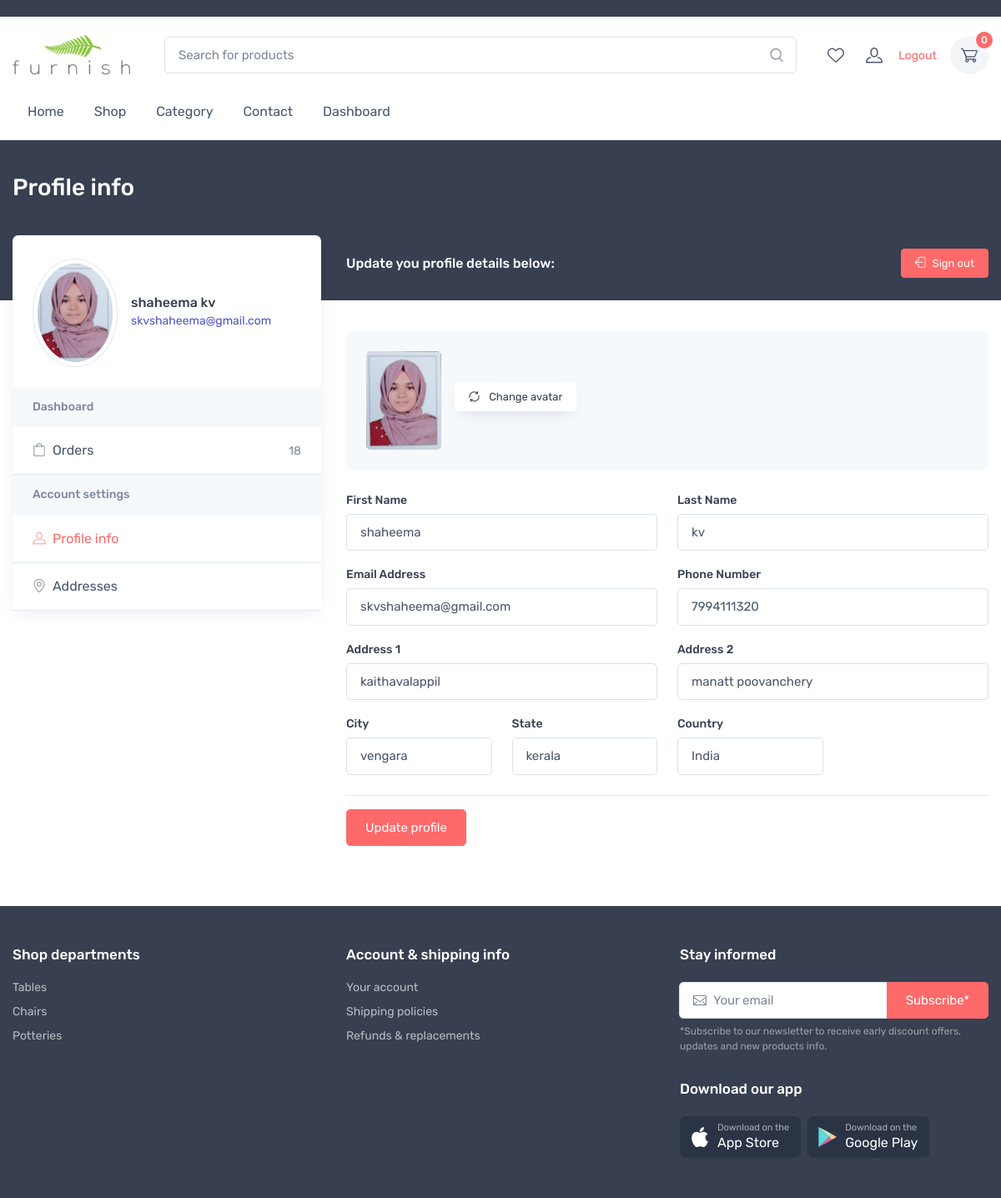
Page /account_profile/ (signed in) on the committed database.
### accounts/models.py (models this page shows, shortened)
class UserProfile(models.Model):
    user = models.OneToOneField(User, on_delete=models.CASCADE)
    address_line_1 = models.CharField(blank = True, max_length = 100)
    address_line_2 = models.CharField(blank = True, max_length = 100)
    profile_picture = models.ImageField(blank = True, upload_to='userprofile' )
    email = models.CharField(blank = True, max_length=100)
    phone = models.CharField(max_length=10,null=True,blank = True)
    city = models.CharField(blank = True, max_length = 20)
    state = models.CharField(blank = True, max_length = 20)
    country = models.CharField(blank = True, max_length = 20)

### accounts/views.py (the view)
# urls.py: path('account_profile/',views.account_profile,name='account_profile'),
@login_required(login_url='signin')
def account_profile(request):
    orders = Order.objects.order_by('created_at').filter(user_id=request.user.id, is_ordered=True)
    orders_count = orders.count()
    try:
        userprofile = UserProfile.objects.get(user_id=request.user.id)
    except UserProfile.DoesNotExist:
        userprofile = None
    if request.method == 'POST':
        user_form = UserForm(request.POST, instance=request.user)
        profile_form = UserProfileForm(request.POST, request.FILES, instance=userprofile)
        if user_form.is_valid() and profile_form.is_valid():
            user_form.save()
            profile = profile_form.save(commit=False)
            profile.user = request.user  # Set the user field to the current user
            profile.save()
            messages.success(request, "Your profile has been updated")
            return redirect('account_profile')
    else:
        user_form = UserForm(instance=request.user)
        profile_form = UserProfileForm(instance=userprofile, initial={'user': request.user})
    try:
        profile_picture_url = userprofile.profile_picture.url  # Get the URL to the saved image
    except:
        profile_picture_url = None
    context = {
        'orders_count': orders_count,
        'user_form': user_form,
        'profile_form': profile_form,
        'profile_picture_url': profile_picture_url,  # Pass the URL to the template
    }
    return render(request, 'user_profile/account-profile.html', context)

### accounts/forms.py
class UserForm(forms.ModelForm):
    class Meta:
        model = User
        fields = ('first_name', 'last_name')
        widgets = {
            'first_name': forms.TextInput(attrs={'class': 'form-control','required':False}),
            'last_name': forms.TextInput(attrs={'class': 'form-control','required':False}),
        }

class UserProfileForm(forms.ModelForm):
    profile_picture = forms.ImageField(required=False,  error_messages={'invalid':("Image files only")}, widget=forms.FileInput(attrs={ 'hidden': True ,'id': 'upload'}))
    class Meta:
        model = UserProfile
        fields = ("address_line_1","address_line_2","email","phone","city","state","country","profile_picture" )
        widgets = {
            'address_line_1': forms.TextInput(attrs={'class': 'form-control', 'required':False }),
            'address_line_2': forms.TextInput(attrs={'class': 'form-control','required':False}),
            'phone': forms.TextInput(attrs={'class': 'form-control','required':False}),
            'city': forms.TextInput(attrs={'class': 'form-control','required':False}),
            'state': forms.TextInput(attrs={'class': 'form-control','required':False}),
            'country': forms.TextInput(attrs={'class': 'form-control','required':False}),
            'profile_picture': forms.FileInput(attrs={'class': 'form-control',}),
            'email': forms.TextInput(attrs={'class': 'form-control','required':False}),
        }

### cart/context_processors.py (called while the page is built)
def counter(request):
    cart_count = 0
    if 'admin' in request.path:
        return {}
    else:
        try:
            cart = Cart.objects.filter(cart_id=_cart_id(request))
            if request.user.is_authenticated:
                cart_items = CartItem.objects.all().filter(user=request.user)
            else:
                cart_items = CartItem.objects.all().filter(cart=cart[:1])
            for cart_item in cart_items:
                cart_count += cart_item.quantity
        except Cart.DoesNotExist:
            cart_count = 0
    return dict(cart_count=cart_count)

### cart/views.py (called while the page is built)
def _cart_id(request):
    cart = request.session.session_key
    if not cart:
        cart = request.session.create()
    return cart

### category/context_processors.py (called while the page is built)
def menu_links(request):
    links = Categorie.objects.all()
    return dict(links=links)

### templates/user_profile/account-profile.html (shortened to what this page needs)
{% extends 'base.html' %}
{% load static %}
{% block content %}
      <div class="page-title-overlap bg-dark pt-4">
        <div class="container d-lg-flex justify-content-between py-2 py-lg-3">
          <div class="order-lg-1 pe-lg-4 text-center text-lg-start">
            <h1 class="h3 text-light mb-0">Profile info</h1>
          </div>
        </div>
      </div>
      <div class="container pb-5 mb-2 mb-md-4">
        <div class="row">
          {% include 'user_profile/account-sidebar.html' %}
          <section class="col-lg-8">
            <div class="d-none d-lg-flex justify-content-between align-items-center pt-lg-3 pb-4 pb-lg-5 mb-lg-3">
              <h6 class="fs-base text-light mb-0">Update you profile details below:</h6><a class="btn btn-primary btn-sm" href="{% url 'signout'  %}"><i class="ci-sign-out me-2"></i>Sign out</a>
            </div>
            <form action="{% url 'account_profile' %}" method="POST" enctype="multipart/form-data">
              <div class="bg-secondary rounded-3 p-4 mb-4">
                {% if profile_picture_url %}
                <div class="d-flex align-items-center"><img class="rounded" src="{{profile_picture_url}}" width="90" height="120" alt="{{user.get_full_name}}">
                {% else %}
                <div class="d-flex align-items-center"><img class="rounded" src="{% static 'img/profile.png' %}" width="90" alt="Susan Gardner">
                {% endif %}
                  <div class="ps-3">
                    <button  class="btn btn-light btn-shadow btn-sm mb-2" type="button"><i class="ci-loading me-2"></i> <label for="upload">Change avatar</label></button>
                  </div>
                </div>
              </div>
              <div class="row gx-4 gy-3">
                <div class="col-sm-6">
                  <label class="form-label" for="account-fn">First Name</label>
                  {{user_form.first_name}}
                </div>
                <div class="col-sm-6">
                  <label class="form-label" for="account-ln">Last Name</label>
                  {{user_form.last_name}}
                </div>
                <div class="col-sm-6">
                  <label class="form-label" for="account-email">Email Address</label>
                  {{profile_form.email}}
                </div>
                <div class="col-sm-6">
                  <label class="form-label" for="account-phone">Phone Number</label>
                  {{profile_form.phone}}
                </div>
                <div class="col-sm-6">
                  <label class="form-label" for="account-address_1">Address 1</label>
                  {{profile_form.address_line_1}}
                </div>
                <div class="col-sm-6">
                  <label class="form-label" for="account-address_2" >Address 2</label>
                  {{profile_form.address_line_2}}
                </div>
                <div class="col-sm-3">
                  <label class="form-label" for="account-city">City</label>
                  {{profile_form.city}}
                </div>
                <div class="col-sm-3">
                  <label class="form-label" for="account-state" >State</label>
                  {{profile_form.state}}
                </div>
                <div class="col-sm-3">
                  <label class="form-label" for="account-country">Country</label>
                  {{profile_form.country}}
                </div>
                <div class="col-12">
                  <hr class="mt-2 mb-3">
                  <div class="d-flex flex-wrap justify-content-between align-items-center">
                    <button class="btn btn-primary mt-3 mt-sm-0" type="button" ><label for="userform">Update profile</label></button>
                  </div>
                </div>
              </div>
            </form>
          </section>
        </div>
      </div>
    </main>
  {% endblock %}

### templates/user_profile/account-sidebar.html (shortened to what this page needs)
{% load static %}
<aside class="col-lg-4 pt-4 pt-lg-0 pe-xl-5">
    <div class="bg-white rounded-3 shadow-lg pt-1 mb-5 mb-lg-0">
      <div class="d-md-flex justify-content-between align-items-center text-center text-md-start p-4">
        <div class="d-md-flex align-items-center">
          <div class="img-thumbnail rounded-circle position-relative flex-shrink-0 mx-auto mb-2 mx-md-0 mb-md-0" style="width: 6.375rem;">
            <img class="rounded-circle"{% if profile_picture_url %} src="{{profile_picture_url}}" {% else %} src="{% static 'img/profile.png' %}" {% endif %} alt="{{user.get_full_name}}"></div>
          <div class="ps-md-3">
            <h3 class="fs-base mb-0">{{user.get_full_name}}</h3><span class="text-accent fs-sm">{{user.username}}</span>
          </div>
        </div><a class="btn btn-primary d-lg-none mb-2 mt-3 mt-md-0" href="#account-menu" data-bs-toggle="collapse" aria-expanded="false">Account menu</a>
      </div>
      <div class="d-lg-block collapse" id="account-menu">
        <div class="bg-secondary px-4 py-3">
          <h3 class="fs-sm mb-0 text-muted">Dashboard</h3>
        </div>
        <ul class="list-unstyled mb-0">
          <li class="border-bottom mb-0"><a class="nav-link-style d-flex align-items-center px-4 py-3 {% if '/my_orders/' == request.path %} active {% endif %} " href="{% url 'my_orders' %}"><i class="ci-bag opacity-60 me-2"></i>Orders<span class="fs-sm text-muted ms-auto">{{orders_count}}</span></a></li>
        </ul>
        <div class="bg-secondary px-4 py-3">
          <h3 class="fs-sm mb-0 text-muted">Account settings</h3>
        </div>
        <ul class="list-unstyled mb-0">
          <li class="border-bottom mb-0"><a class="nav-link-style d-flex align-items-center px-4 py-3 {% if '/account_profile/' == request.path %} active {% endif %}" href="{% url 'account_profile' %}"><i class="ci-user opacity-60 me-2"></i>Profile info</a></li>
          <li class="border-bottom mb-0"><a class="nav-link-style d-flex align-items-center px-4 py-3 {% if '/my_addresses/' == request.path %} active {% endif %} " href="{% url 'my_addresses' %}"><i class="ci-location opacity-60 me-2"></i>Addresses</a></li>
        </ul>
      </div>
    </div>
  </aside>

### rows in the picture
UserProfile: email "skvshaheema@gmail.com", phone "7994111320", address_line_1 "kaithavalappil", address_line_2 "manatt poovanchery", city "vengara", state "kerala", country "India"

### other values in the picture
{{ cart_count }} "0"
{{ user.get_full_name }} "shaheema kv"
{{ user.username }} "skvshaheema@gmail.com"
{{ orders_count }} "18"
